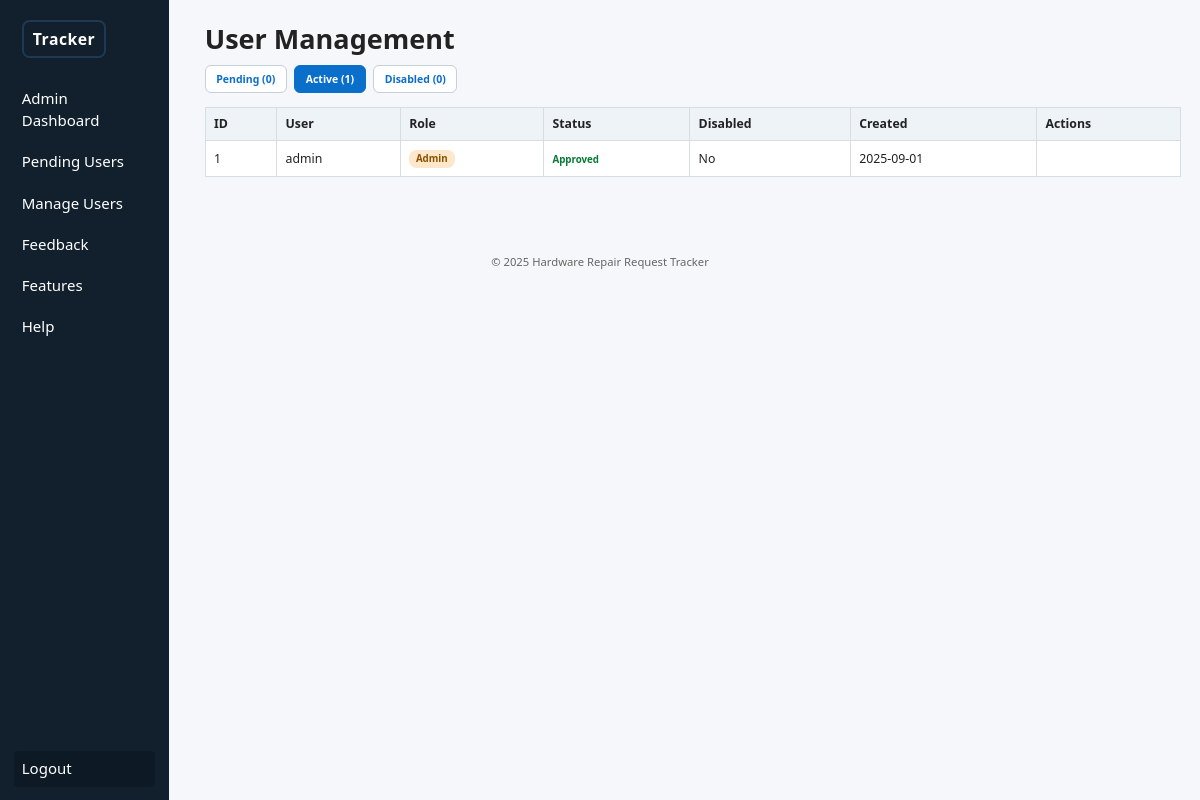
Before: /admin/users_manage.php (signed in) with the older database file.
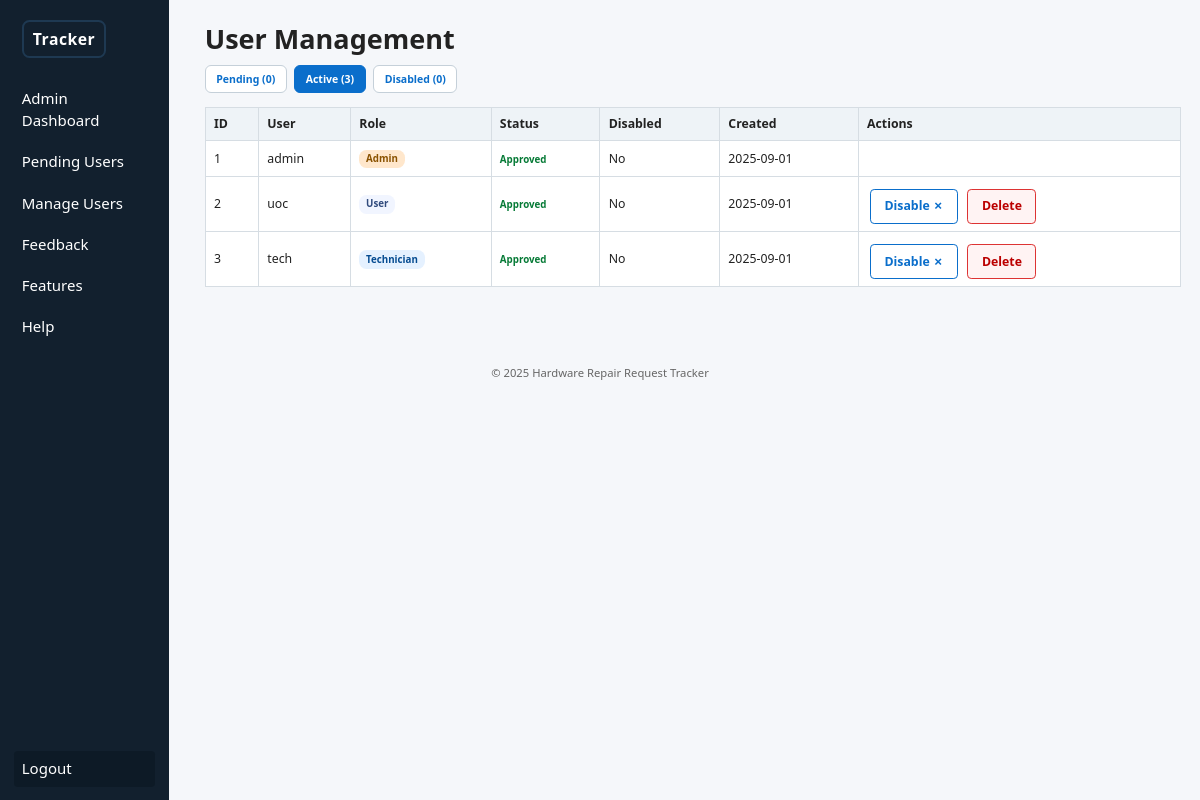
After: the same page with the newer database file.
### tables this page shows
CREATE TABLE users (
  user_id INT AUTO_INCREMENT PRIMARY KEY,
  username VARCHAR(50) NOT NULL UNIQUE,
  password VARCHAR(255) NOT NULL,
  role ENUM('admin','user','technician') NOT NULL DEFAULT 'user',
  status ENUM('pending','approved','rejected') NOT NULL DEFAULT 'pending',
  is_disabled TINYINT(1) NOT NULL DEFAULT 0,
  created_at TIMESTAMP DEFAULT CURRENT_TIMESTAMP
);

### config.php (called while the page is built, shortened)
<?php
$BASE_URL      = '/Hardware';
function current_user()
{
    return $_SESSION['user'] ?? null;
}

### admin/users_manage.php (the view, shortened to what this page needs)
<?php require_once __DIR__ . '/../config.php';
require_once __DIR__ . '/../db.php';
$tab = $_GET['tab'] ?? 'active';
$baseQuery = "SELECT user_id,username,role,status,is_disabled,created_at FROM users";
switch ($tab) {
  default:
    $q = $baseQuery . " WHERE status='approved' AND (is_disabled=0 OR is_disabled IS NULL)";
    $q .= " ORDER BY created_at DESC";
    $tab = 'active';
}
$users = $mysqli->query($q);
$cntPending = $mysqli->query("SELECT COUNT(*) c FROM users WHERE status='pending'")->fetch_assoc()['c'];
$cntActive = $mysqli->query("SELECT COUNT(*) c FROM users WHERE status='approved' AND (is_disabled=0 OR is_disabled IS NULL)")->fetch_assoc()['c'];
$cntDisabled = $mysqli->query("SELECT COUNT(*) c FROM users WHERE is_disabled=1")->fetch_assoc()['c'];
?>
<?php include __DIR__ . '/../partials/header.php'; ?>
<h1>User Management</h1>
<div class="tabs" style="margin-top:.5rem;margin-bottom:.75rem;display:flex;gap:.5rem;flex-wrap:wrap;">
  <a class="tab-link<?= $tab === 'pending' ? ' active' : '' ?>" href="?tab=pending">Pending (<?= $cntPending ?>)</a>
  <a class="tab-link<?= $tab === 'active' ? ' active' : '' ?>" href="?tab=active">Active (<?= $cntActive ?>)</a>
  <a class="tab-link<?= $tab === 'disabled' ? ' active' : '' ?>" href="?tab=disabled">Disabled (<?= $cntDisabled ?>)</a>
</div>
<table class="table">
  <tr>
    <th>ID</th>
    <th>User</th>
    <th>Role</th>
    <th>Status</th>
    <th>Disabled</th>
    <th>Created</th>
    <th>Actions</th>
  </tr>
  <?php while ($u = $users->fetch_assoc()): ?>
    <tr>
      <td><?= $u['user_id'] ?></td>
      <td><?= htmlspecialchars($u['username']) ?></td>
      <td><span class="role-badge role-<?= $u['role'] ?>"><?= $u['role'] ?></span></td>
      <td><span class="status-text status-<?= $u['status'] ?>"><?= $u['status'] ?></span></td>
      <td><?= $u['is_disabled'] ? 'Yes' : 'No' ?></td>
      <td><?= substr($u['created_at'], 0, 10) ?></td>
      <td style="white-space:nowrap;">
        <?php if ($u['role'] != 'admin'): ?>
          <?php if (!$u['is_disabled']): ?>
            <a class="btn outline" href="?disable=<?= $u['user_id'] ?>">Disable ✗</a>
          <?php else: ?>
            <a class="btn" href="?enable=<?= $u['user_id'] ?>">Enable ↺</a>
          <?php endif; ?>
          <a class="btn outline" style="background:#fff3f3;border-color:#d33;color:#b00" href="?delete=<?= $u['user_id'] ?>" onclick="return confirm('Delete user?');">Delete</a>
        <?php endif; ?>
      </td>
    </tr>
  <?php endwhile; ?>
</table>
<?php include __DIR__ . '/../partials/footer.php'; ?>

### partials/header.php (shortened to what this page needs)
<?php
require_once __DIR__ . '/../config.php';
?>
<!doctype html>
<html lang="en">
<head>
	<link rel="stylesheet" href="<?= $BASE_URL ?>/assets/css/style.css">
</head>
<body>
	<?php include __DIR__ . '/nav.php'; ?>
	<main class="with-sidebar">

### partials/nav.php (shortened to what this page needs)
<?php
$u    = current_user();
$role = $u['role'] ?? null;
$base = $BASE_URL;
?>
<nav class="sidebar">
  <h2 style="margin:0 0 .75rem;">
    <a href="<?= $base ?>/index.php" class="app-logo" style="display:inline-block;font-size:1.05rem;font-weight:700;letter-spacing:.5px;">
      <span style="display:inline-block;padding:.35rem .6rem;border:2px solid #1e3952;border-radius:.5rem;">Tracker</span>
    </a>
  </h2>
  <?php if ($u): ?>
    <?php if ($role === 'admin'): ?>
      <a href="<?= $base ?>/admin/index.php">Admin Dashboard</a>
      <a href="<?= $base ?>/admin/users_pending.php">Pending Users</a>
      <a href="<?= $base ?>/admin/users_manage.php">Manage Users</a>
      <a href="<?= $base ?>/admin/feedback.php">Feedback</a>
    <?php endif; ?>
  <?php else: ?>
    <!-- <a href="<?= $base ?>/auth/login.php">Login</a>
    <a href="<?= $base ?>/auth/choose_role.php">Register</a> -->
  <?php endif; ?>
  <a href="<?= $base ?>/features.php">Features</a>
  <a href="<?= $base ?>/help.php">Help</a>
  <?php if ($u): ?>
    <a class="logout-bottom" href="<?= $base ?>/auth/logout.php">Logout</a>
  <?php endif; ?>
</nav>

### partials/footer.php
</main>
<footer>
	&copy; <?= date('Y') ?> Hardware Repair Request Tracker
</footer>
</body>
</html>

### assets/css/style.css (style rules this page uses)
* { box-sizing: border-box; font-family: system-ui, -apple-system, Segoe UI, Roboto, sans-serif; margin: 0; padding: 0 }
html { font-size: 15px; }
body { background: #f5f7fa; color: #222; line-height: 1.45; font-size: .9rem; }
a { color: #0a6ecb; text-decoration: none }
button, .btn { display: inline-block; background: #0a6ecb; color: #fff; border: none; padding: .5rem .9rem; border-radius: .28rem; font-size: .82rem; font-weight: 600; cursor: pointer; margin: .3rem .2rem 0; }
.btn.outline { background: #fff; color: #0a6ecb; border: 1px solid #0a6ecb }
.table { width: 100%; border-collapse: collapse; margin: .9rem 0; background: #fff }
.table th, .table td { padding: .5rem .55rem; border: 1px solid #d6dde3; font-size: .82rem; text-align: left }
.table th { background: #eef3f7; font-weight: 600 }
nav.sidebar { position: fixed; left: 0; top: 0; bottom: 0; width: 11.25rem; background: #12202e; color: #fff; padding: .9rem; display: flex; flex-direction: column; gap: .4rem; }
nav.sidebar h2 { font-size: .95rem; margin-bottom: .45rem; font-weight: 600 }
.app-logo span { font-family: system-ui,-apple-system,Segoe UI,Roboto,sans-serif; font-weight:700; letter-spacing:.5px; transition:background .2s,border-color .2s,transform .2s; }
nav.sidebar a { color: #fff; padding: .45rem .55rem; border-radius: .25rem; font-size: 1rem; background: transparent }
nav.sidebar a.logout-bottom { margin-top: auto; background: #0d1a26; }
main.with-sidebar { margin-left: 12.4rem; padding: 1.25rem 1.25rem 2.5rem; }
footer { margin: 1.75rem 0 1rem; text-align: center; color: #666; font-size: .75rem; }
.role-badge { display: inline-block; padding: .15rem .45rem; border-radius: .5rem; font-size: .65rem; font-weight: 600; background: #e5e9ef; color: #123; text-transform: capitalize; }
.role-technician { background: #e5f1ff; color: #054b91; }
.role-user { background: #f1f5ff; color: #314b7d; }
.role-admin { background: #ffe7cc; color: #8a5200; }
.status-text { font-size: .65rem; font-weight: 600; text-transform: capitalize; }
.status-approved { color: #067a36; }
.tabs .tab-link { padding: .35rem .7rem; border: 1px solid #c5d0d9; border-radius: .4rem; background: #fff; font-size: .7rem; font-weight: 600; text-decoration: none; }
.tabs .tab-link.active { background: #0a6ecb; color: #fff; border-color: #0a6ecb; }

Changed rows visible on the page:
added users: user_id "2", username "uoc", role "User", status "Approved", is_disabled "No", created_at "2025-09-01"
added users: user_id "3", username "tech", role "Technician", status "Approved", is_disabled "No", created_at "2025-09-01"
Other visible differences:
$cntActive: "1" → "3"
